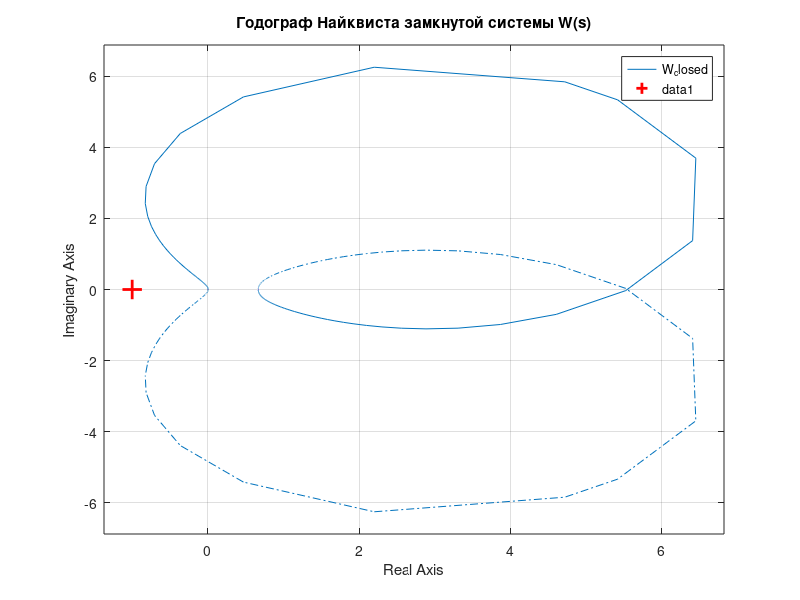
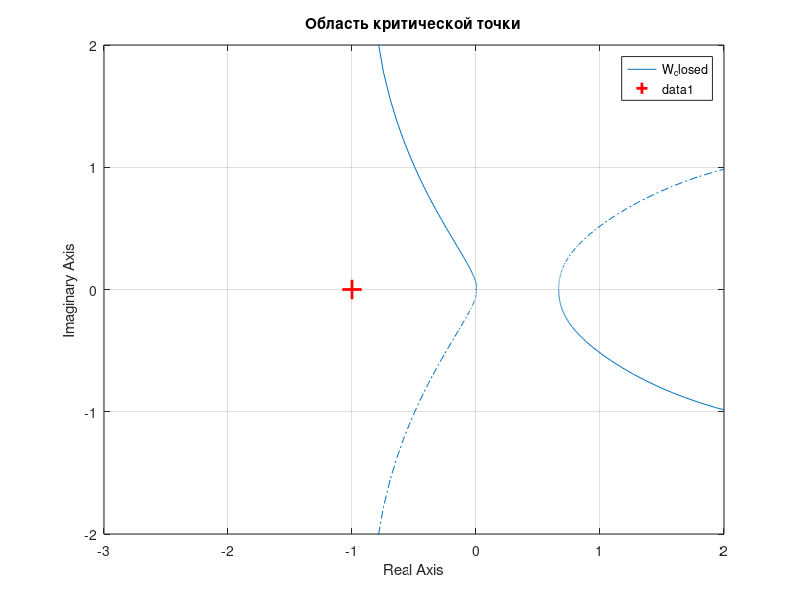
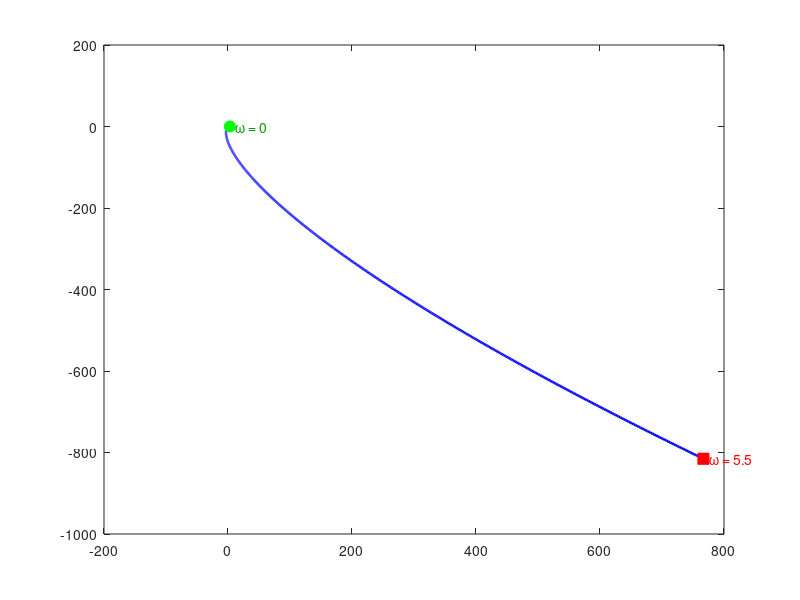

The MATLAB source for these figures, in order: (Note: this script raises an error after producing the figures.)
clc;
clear;
close all;

s = tf('s');
W_opened = 2/(s^4 + 5*s^3 + 5*s^2 + 3*s + 1);
W_closed = feedback(W_opened, 1);

%% Исследование САУ, применяя критерий Гурвица.
[num_open, den_open] = tfdata(W_opened, 'v');
[num_closed, den_closed] = tfdata(W_closed, 'v');

function H = matrix(den)
    n = length(den) - 1;
    a = den;
    H = zeros(n);
    for i = 1:n
        for j = 1:n
            k = 2*i - j;  
            if k >= 0 && k <= n
                H(i,j) = a(k+1);
            end
        end
    end
end

H_open   = matrix(den_open);
H_closed = matrix(den_closed);

for k = 1:length(den_open)-1
    fprintf('D%d(open)   = %g\n', k, det(H_open(1:k,1:k)));
end
for k = 1:length(den_closed)-1
    fprintf('D%d(closed) = %g\n', k, det(H_closed(1:k,1:k)));
end

%% Построение годографа Найквиста
figure('Color', 'w');
nyquist(W_closed);
grid on; hold on;
plot(-1, 0, 'r+', 'MarkerSize', 14, 'LineWidth', 2);
title('Годограф Найквиста замкнутой системы W(s)');

figure('Color', 'w');
nyquist(W_closed); grid on; hold on;
plot(-1, 0, 'r+', 'MarkerSize', 14, 'LineWidth', 2);
xlim([-3 2]); ylim([-2 2]);
title('Область критической точки');

%% Построение кривой Михайлова
[num, den] = tfdata(W_closed, 'v');
D = den;
w_max = 5.5;  w_step = 0.005;
w = 0:w_step:w_max;
Djw = polyval(D, 1i*w);

figure('Color','w');
plot(real(Djw), imag(Djw), 'b-', 'LineWidth', 1.8); hold on;
plot(real(Djw(1)),   imag(Djw(1)),   'go', 'MarkerFaceColor','g', 'MarkerSize',8);
plot(real(Djw(end)), imag(Djw(end)), 'rs', 'MarkerFaceColor','r', 'MarkerSize',8);
text(real(Djw(1)),   imag(Djw(1)),   '  \omega = 0', 'Color',[0 0.6 0]);
text(real(Djw(end)), imag(Djw(end)), sprintf('  \\omega = %.1f', w_max), 'Color','r');

xline(0, 'k:', 'LineWidth', 0.8);
yline(0, 'k:', 'LineWidth', 0.8);
grid on; box on;
xlabel('Re D(j\omega)');  ylabel('Im D(j\omega)');
title('Кривая Михайлова замкнутой системы D(j\omega)');

%% Прямая проверка устойчивости
%% Полюса
fprintf('Полюса РАЗОМКНУТОЙ системы:\n'); disp(pole(W_opened));
fprintf('max Re (разомкнутая) = %g\n', max(real(pole(W_opened))));

fprintf('Полюса ЗАМКНУТОЙ системы:\n');   disp(pole(W_closed));
fprintf('max Re (замкнутая)  = %g\n', max(real(pole(W_closed))));

%% Переходные процессы
t_sim = 0:0.01:10;
figure('Color','w');

subplot(2,1,1);
step(W_opened, t_sim);
grid on;
title('Переходный процесс РАЗОМКНУТОЙ системы');
ylabel('y(t)');

subplot(2,1,2);
step(W_closed, t_sim);
grid on;
title('Переходный процесс ЗАМКНУТОЙ системы');
ylabel('y(t)'); xlabel('Время, с');
